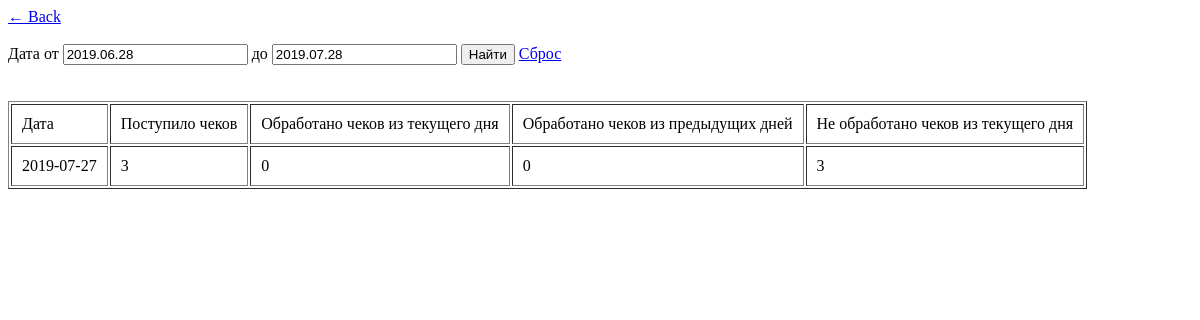
/?report, run on an earlier commit of the app's database.
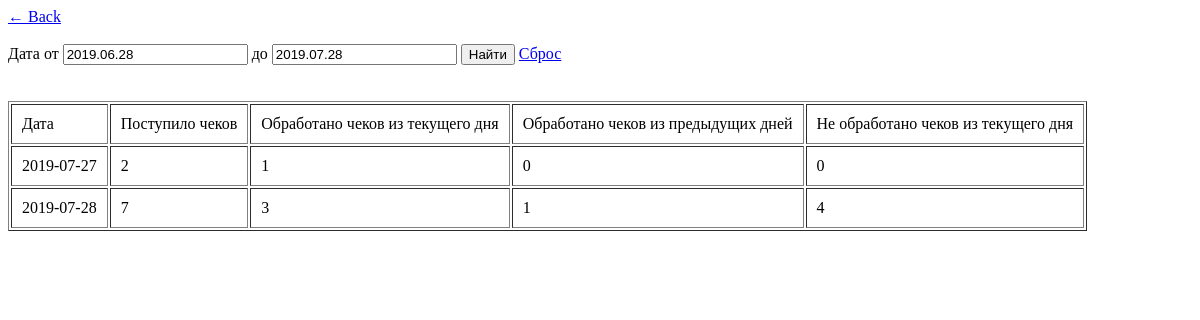
And on a later commit of the database.
### tables this page shows
CREATE TABLE IF NOT EXISTS `check` (
  `id` int(10) UNSIGNED NOT NULL AUTO_INCREMENT,
  `id_subscriber` int(10) UNSIGNED NOT NULL,
  `id_magazine` int(10) UNSIGNED NOT NULL,
  `number` int(10) UNSIGNED NOT NULL,
  `sent_date` date NOT NULL,
  `track` int(10) UNSIGNED NOT NULL,
  `imgext` varchar(5) NOT NULL,
  `status` int(3) UNSIGNED NOT NULL,
  `updated` date NOT NULL,
  `created` date NOT NULL,
  PRIMARY KEY (`id`),
  KEY `track` (`track`),
  KEY `status` (`status`),
  KEY `id_subscriber` (`id_subscriber`),
  KEY `id_magazine` (`id_magazine`),
  KEY `updated` (`updated`),
  KEY `created` (`created`)
);

### dbwork.php (called while the page is built, shortened)
<?
$db = '';
function my_query($query_string) {
	global $db;
	$result = mysql_db_query(DB_NAME, $query_string, $db);
	return $result;
}

### checkservice.php (the view, shortened to what this page needs)
<?
function showFilterReport1($ot='',$do='') {
	echo '<form method="get">'.
		'<input type="hidden" name="report">'.
		'Дата от '.
		'<input type="text" name="ot" value="'.$ot.'">'.
		' до '.
		'<input type="text" name="do" value="'.$do.'">'.
		' '.
		'<input type="submit" value="Найти"> '.
		'<a href="/?report">Сброс</a>'.
		'</form>';
}
function showReport1($r) {
	if( $r && mysql_num_rows($r) > 0 ) {
		$report = '';
		while( $o = mysql_fetch_assoc($r) ) {
			$s = mysql_fetch_assoc(my_query('SELECT COUNT(*) `cnt_check` FROM `check`WHERE `created`=`updated` && `updated`="'.$o['created'].'" && `status`=1 GROUP BY `updated`'));
			$p = mysql_fetch_assoc(my_query('SELECT COUNT(*) `cnt_check` FROM `check`WHERE `updated`="'.$o['created'].'" && `created`<"'.$o['created'].'" && `status`=1 GROUP BY `updated`'));
			$n = mysql_fetch_assoc(my_query('SELECT COUNT(*) `cnt_check` FROM `check`WHERE `created`="'.$o['created'].'" && `status`=0 GROUP BY `created`'));
			$report .=
				'<tr>'.
					'<td>'.$o['created'].'</td>'.
					'<td>'.(int)$o['cnt_check'].'</td>'.
					'<td>'.(int)$s['cnt_check'].'</td>'.
					'<td>'.(int)$p['cnt_check'].'</td>'.
					'<td>'.(int)$n['cnt_check'].'</td>'.
				'</tr>';
		}
		echo
			'<table border=1 cellpadding=10>'.
				'<tr>'.
					'<td>Дата</td>'.
					'<td>Поступило чеков</td>'.
					'<td>Обработано чеков из текущего дня</td>'.
					'<td>Обработано чеков из предыдущих дней</td>'.
					'<td>Не обработано чеков из текущего дня</td>'.
				'</tr>'.
				$report.
			'</table>';
	}
}

### index.php (shortened to what this page needs)
<?
include "funcs.php";
if( $_GET['type'] == "subscriber" && isset($_GET['val']) ) {
	header('Content-Type: application/json; charset=UTF-8');
	header('Cache-Control: no-cache');
	$result = array();
	$val = explode(" ", addslashes(strip_tags(trim($_GET['val']))) );
	$r = my_query("SELECT `id`, `fio` FROM `subscriber` WHERE `fio` LIKE '%".implode("%' && `fio` LIKE '%",$val)."%' GROUP BY `id` LIMIT 100");
	if( $r && ($result["size"] = mysql_num_rows($r)) > 0 ) {
		while( $o = mysql_fetch_assoc($r) ) {
			$result["items"][$o["id"]] = $o["fio"];
		}
	}
	echo htmlspecialchars(json_encode($result), ENT_NOQUOTES);
	exit;
} else if( isset($_POST["update-check"]) && ($id=(int)$_GET['id']) ) {
	header('Content-Type: application/json; charset=UTF-8');
	header('Cache-Control: no-cache');
	my_query("
		UPDATE `check` SET
			`id_subscriber` = ".(int)$_GET['subscriber'].",
			`id_magazine`	= ".(int)$_GET['magazine'].",
			`number`		= ".(int)$_GET['number'].",
			`sent_date`		= ".(int)preg_replace('#[^0-9]+#','',$_GET['sent_date']).",
			`track`			= ".(int)$_GET['track'].",
			`status`		= '1',
			`updated`		= '".date("Y-m-d")."'
		WHERE
			`id`= ".$id." && `status`=0
	");
	$result = array("update"=>true);
	echo htmlspecialchars(json_encode($result), ENT_NOQUOTES);
	exit;
} else if( isset($_GET['report']) ) {
	$ot = $_GET['ot'] ? $_GET['ot'] : date('Y.m.d',strtotime("-1 month"));
	$do = $_GET['do'] ? $_GET['do'] : date('Y.m.d');
	$_ot = preg_replace('#[^0-9]+#','',$ot);
	$_do = preg_replace('#[^0-9]+#','',$do);
	page_header("Отчёт");
	echo "<a href='/'>&larr; Back</a><br><br>";
	showFilterReport1($ot, $do);
	echo '<br><br>';
	$r = my_query('SELECT *, COUNT(*) `cnt_check` FROM `check` WHERE `created`>='.(int)$_ot.' && `created`<='.(int)$_do.' GROUP BY `created` LIMIT 100');
	showReport1($r);
}
page_footer();

### design.php (shortened to what this page needs)
<?
function page_header($title="Конкурсное задание") {
	echo "<!doctype html>\n";
	echo "<html lang='ru-RU'>\n<head>\n";
	echo "<link href='/src/css/style.css' rel='stylesheet' type='text/css' />";
	echo "\n</head>";
	echo "\n<body>";
}
function page_footer() {
	echo "</body>";
	echo "</html>";
}

### src/css/style.css (style rules this page uses)
html, body { font-size: 16px; }
*, input, select, textarea, button { -webkit-box-sizing: border-box; -moz-box-sizing: border-box; -o-box-sizing: border-box; box-sizing: border-box; }

What changed in the data, as far as the page shows it:
removed check: created "2019-07-27", cnt_check "3", cnt_check "0"
added check: created "2019-07-27", cnt_check "2", cnt_check "1", cnt_check "0"
added check: created "2019-07-28", cnt_check "7", cnt_check "3", cnt_check "1", cnt_check "4"
